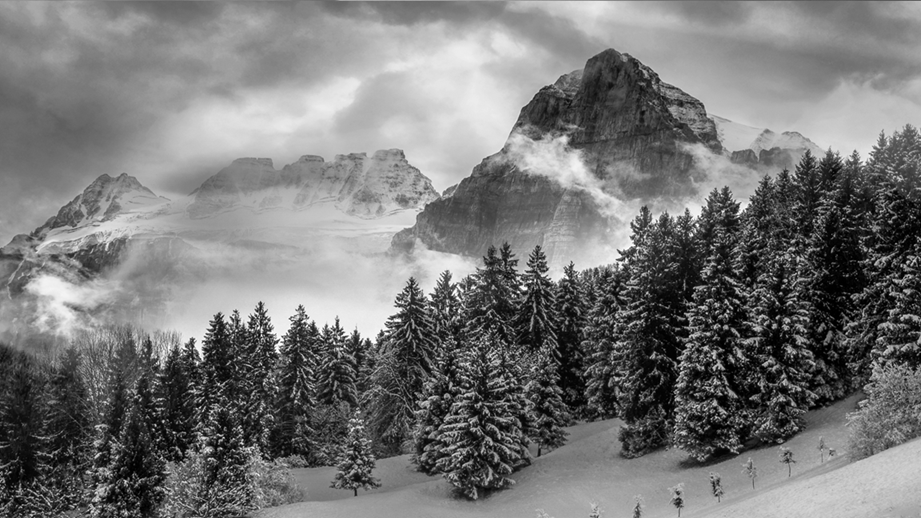
#> input picture Lab1/Task1.jpg, 921 x 518 px
$ jupyter execute Lab1.ipynb   (older library calls are emulated)
#> lines starting #> are read from the running program, lines starting #| are printed output that depends on the picture
[cell 1]
import cv2
import numpy as np
import matplotlib.pyplot as plt

class Assignment:

    def __init__(self, ImagePath):
        self.ImagePath = ImagePath

    def ShowPic(self, axes, index, Pic, PicName):
        axes[index].imshow(Pic, cmap='gray')
        axes[index].set_title(str(PicName))
        axes[index].axis("off")

    def Task_1(self, image_path):
#> called with image_path = './Task1.jpg'
        self.ImagePath = image_path
        image = cv2.imread(self.ImagePath)
#> image is the input picture: shape (518, 921, 3); min 0, max 255, mean 119.7
        image = cv2.cvtColor(image, cv2.COLOR_BGR2RGB)
        # intensity inversion
        inverted_image = 255 - image
        # gamma correction
        gamma = 2.0
        gamma_corrected = np.array(255 * (inverted_image / 255) ** gamma, dtype=np.uint8)
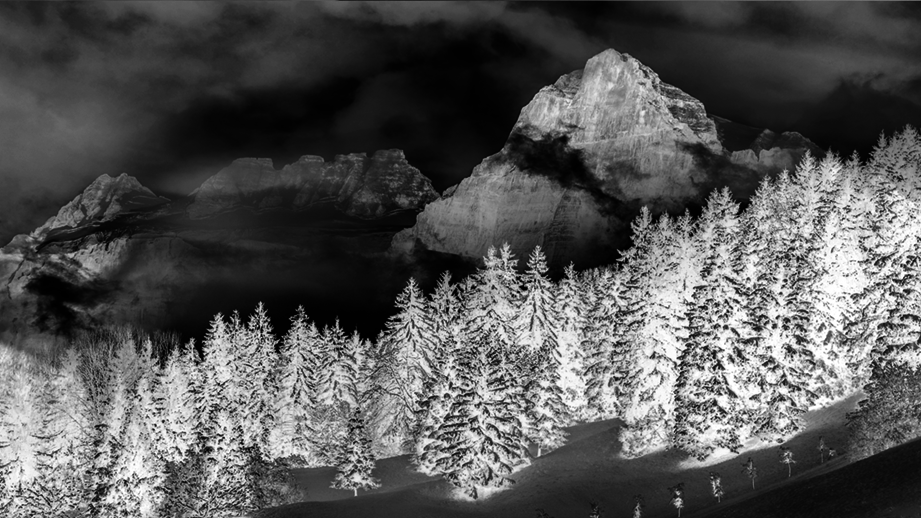
#> gamma_corrected: shape (518, 921, 3); min 0, max 255, mean 86.2
        # show pictures
        fig, axes = plt.subplots(1, 2, figsize=(12, 6))
        self.ShowPic(axes, 0, image, "Original Image")
        self.ShowPic(axes, 1, gamma_corrected, "Nighttime Effect")
        plt.show()

    def Task_2(self, image_path):
#> called with image_path = './Task2.jpg'
        self.ImagePath = image_path
        noisy_image = cv2.imread(self.ImagePath, cv2.IMREAD_GRAYSCALE)
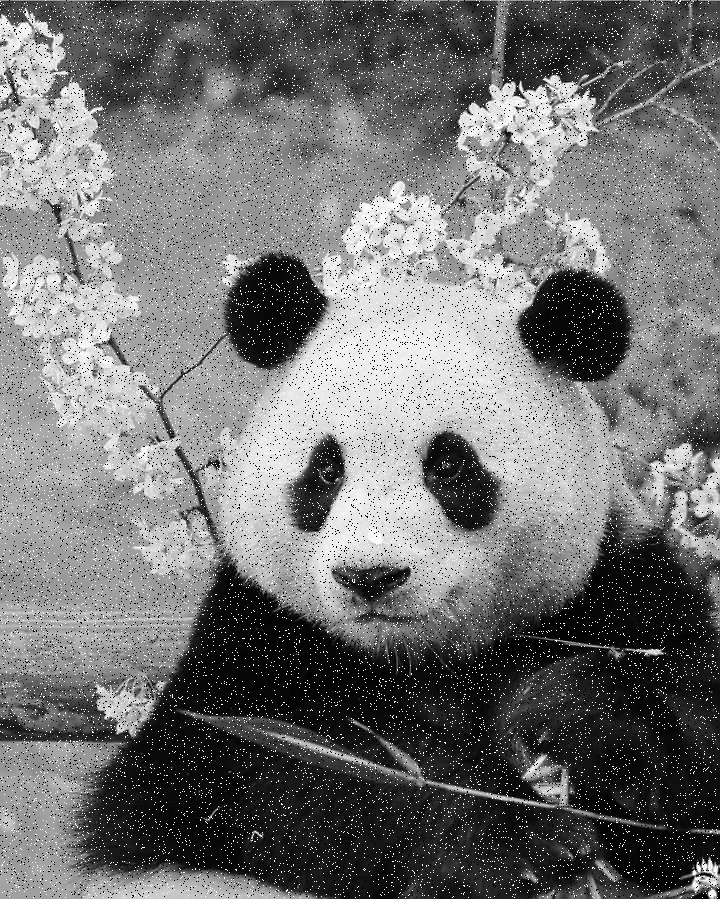
#> input picture Lab1/Task2.jpg, 720 x 899 px
#> noisy_image is the input picture: shape (899, 720); min 0, max 255, mean 114.2
        mean_filtered = cv2.blur(noisy_image, (5, 5))  # mean filtering
        gaussian_filtered = cv2.GaussianBlur(noisy_image, (5, 5), 1.5)  # gaussian filtering
        median_filtered = cv2.medianBlur(noisy_image, 5)  # median filtering
        fig, axes = plt.subplots(1, 4, figsize=(16, 6))
        self.ShowPic(axes, 0, noisy_image, "Original Image")
        self.ShowPic(axes, 1, mean_filtered, "Mean Filtered")
        self.ShowPic(axes, 2, gaussian_filtered, "Gaussian Filtered")
        self.ShowPic(axes, 3, median_filtered, "Median Filtered")
        plt.show()

    def Task_3(self, image_path):
#> called with image_path = './Task3.jpg'
        self.ImagePath = image_path
        image = cv2.imread(self.ImagePath, cv2.IMREAD_GRAYSCALE)
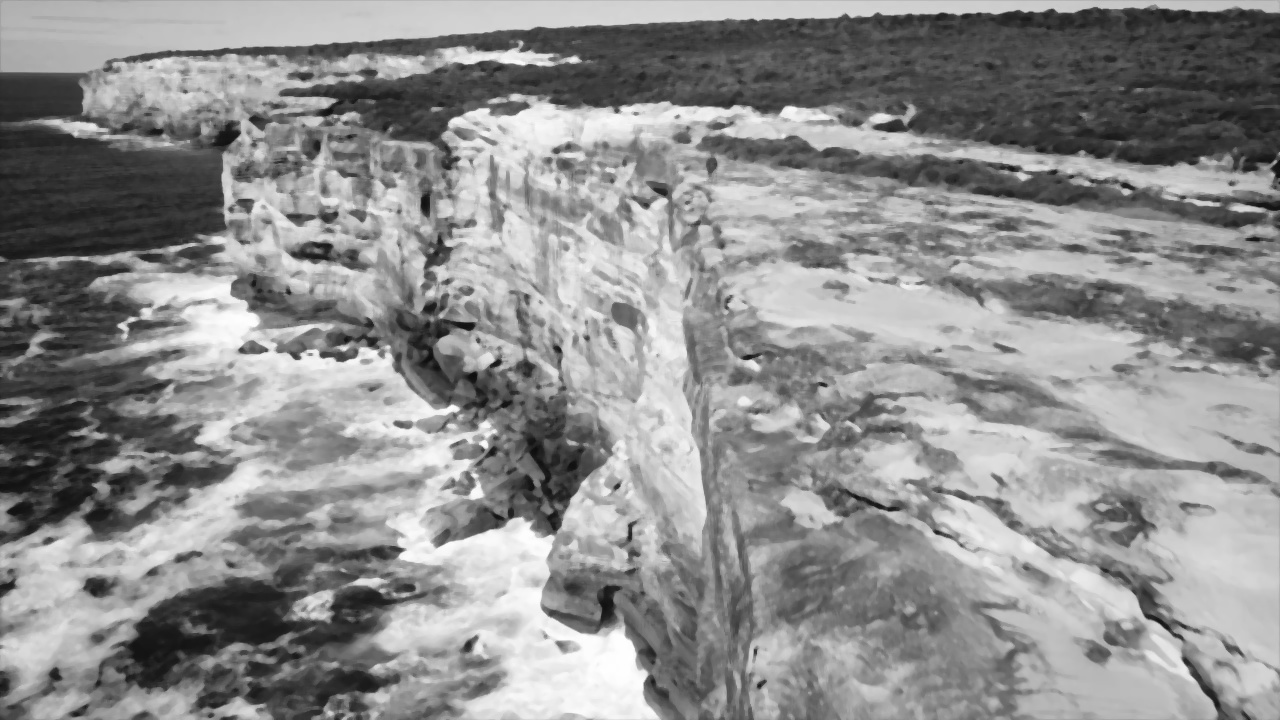
#> input picture Lab1/Task3.jpg, 1280 x 720 px
#> image is the input picture: shape (720, 1280); min 11, max 255, mean 141.8
        # Method1: Laplacian Filter
        laplacian = cv2.Laplacian(image, cv2.CV_64F)
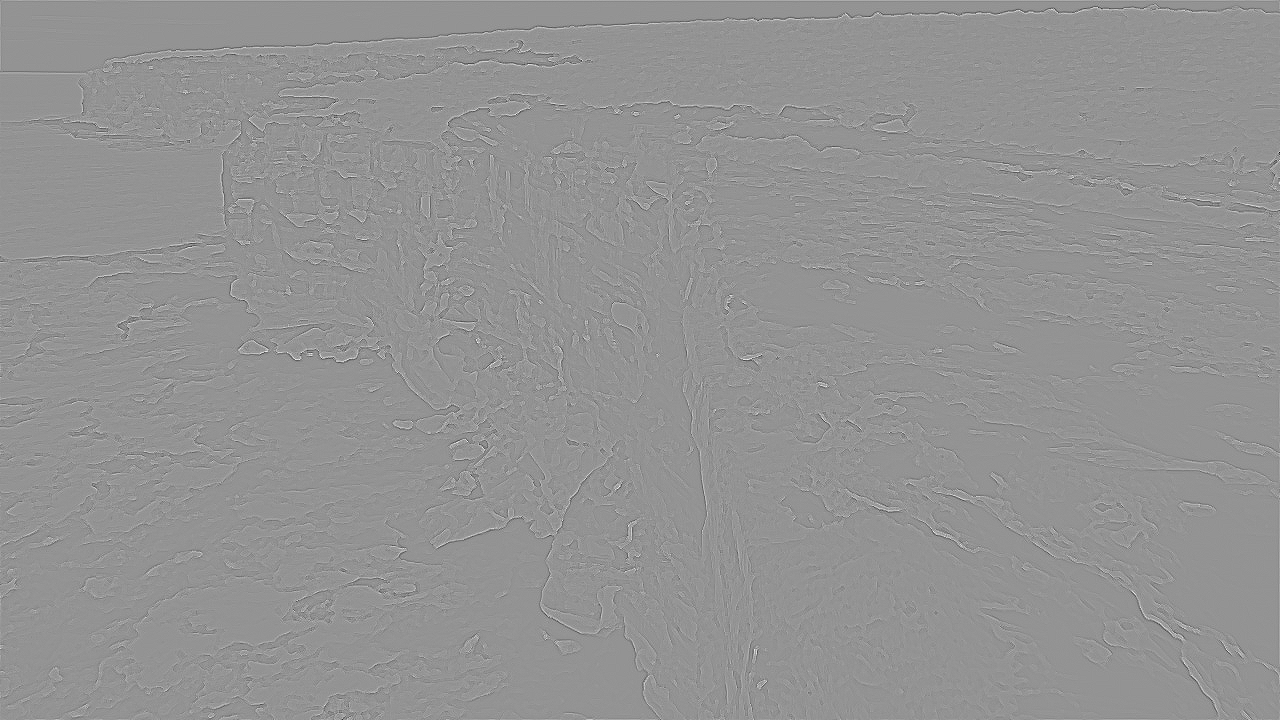
#> laplacian: shape (720, 1280) float64; min -243, max 177, mean 0; drawn with min black and max white
        sharpened_laplacian = cv2.convertScaleAbs(image - 1.0 * laplacian)
        # Method2：Unsharp Masking
        gaussian_blurred = cv2.GaussianBlur(image, (5, 5), 5)  # gaussian filtering
        detail = cv2.subtract(image,gaussian_blurred)  # get details which needs improve
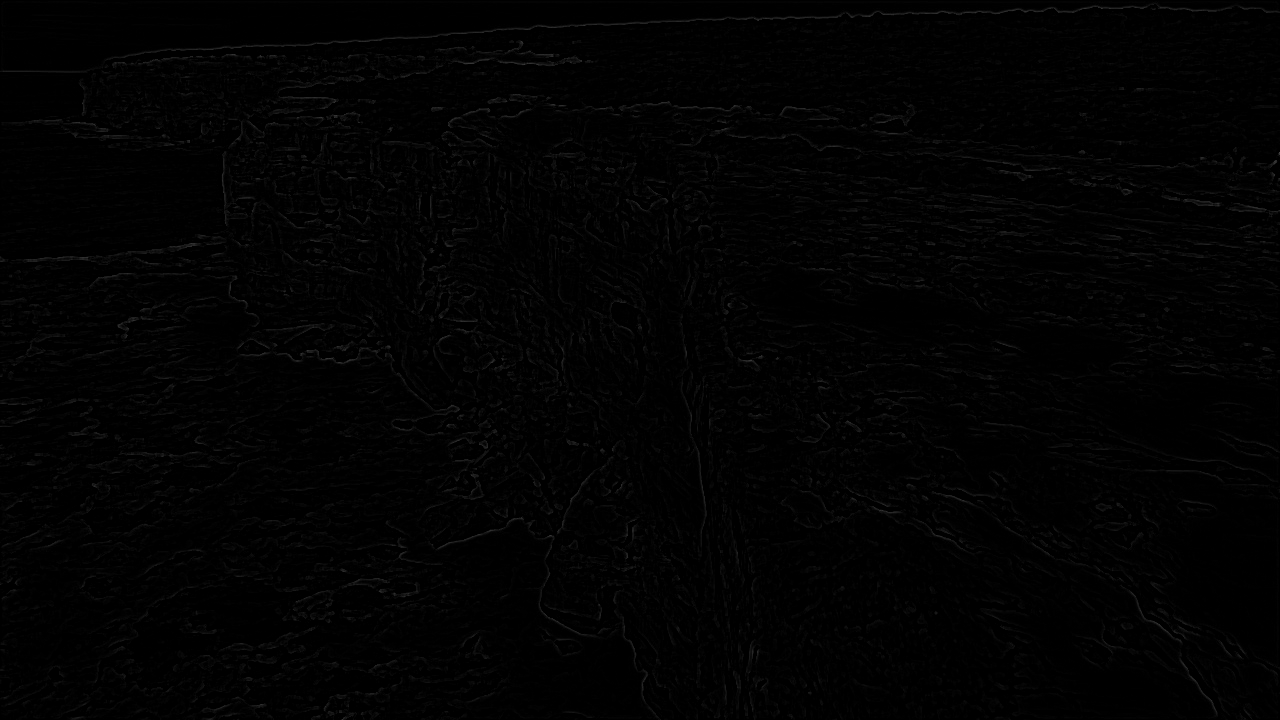
#> detail: shape (720, 1280); min 0, max 67, mean 2.1
        unsharp_mask = cv2.addWeighted(image, 1, detail, 13, 0)  # improve details
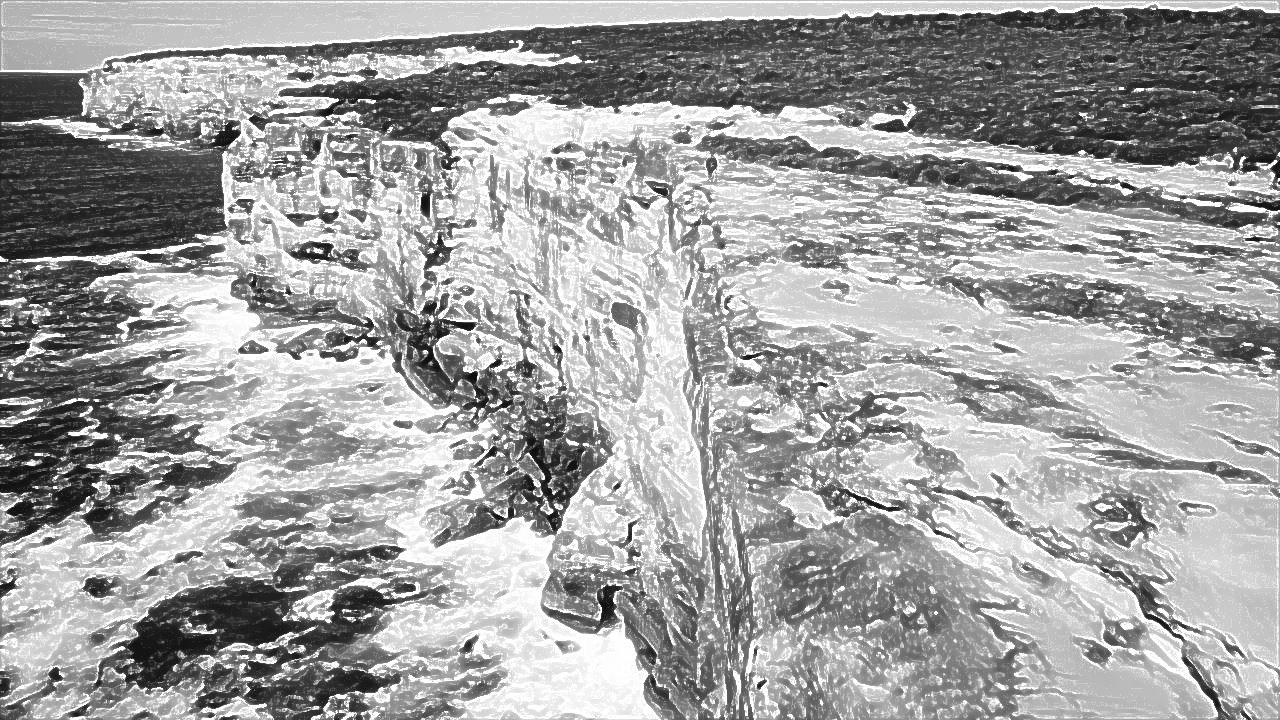
#> unsharp_mask: shape (720, 1280); min 11, max 255, mean 160.3
        # show pictures
        fig, axes = plt.subplots(1, 3, figsize=(15, 5))
        self.ShowPic(axes, 0, image, "Original Image")
        self.ShowPic(axes, 1, sharpened_laplacian, "Laplacian Sharpening")
        self.ShowPic(axes, 2, unsharp_mask, "Unsharp Masking")
        plt.show()


image_path1 = "./Task1.jpg"
image_path2 = "./Task2.jpg"
image_path3 = "./Task3.jpg"
Assignment1 = Assignment(image_path1)
Assignment1.Task_1(image_path1)
Assignment2 = Assignment(image_path2)
Assignment2.Task_2(image_path2)
print("Analyzing the image of Task 2 reveals that the noise within the image is mostly black and white noise. Median filtering is most suitable for eliminating isolated intensity spikes(salt and pepper image noise), median filtering is best if small objects must be removed")
print("In terms of others filters, uniform filter can reduces fluctuations due to disturbances in image acquisition, and Gaussian filtering is best if small objects must be retained ")
Assignment3 = Assignment(image_path3)
Assignment3.Task_3(image_path3)
print("Unsharp masking is a better choice for sharpening blurred vacation pictures because it enhances edges while preserving natural textures. This method works by subtracting a blurred version of the image from the original, boosting high-frequency details without amplifying noise excessively.")
print("In contrast, the Laplacian filter often introducing artifacts and noise, especially in images with smooth gradients like skies or water. ")
print("Therefore, Laplacian sharping is more suitable for small objects and low resolution images, but there are larger object contours in the image, so unscharp masking is more suitable.")
